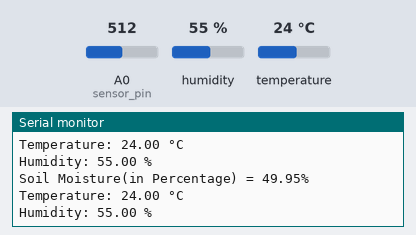
The sketch below on a simulated Arduino Uno, built with avr-gcc and run on an emulated ATmega328P. Parts: the last lines printed to the serial monitor. Inputs (shaded band) come from the test bench; at power-on: humidity 55 %, A0 (sensor_pin) = 512, temperature 24 °C.

Above: at 1.8 s.
1.9 s: humidity set to 22 %
At 3.13 s:
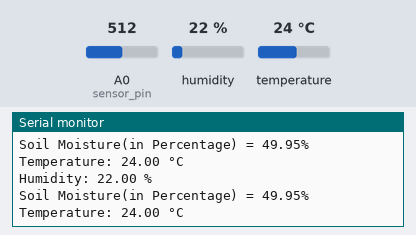
3.4 s: A0 (sensor_pin) set to 716
At 4.7 s:
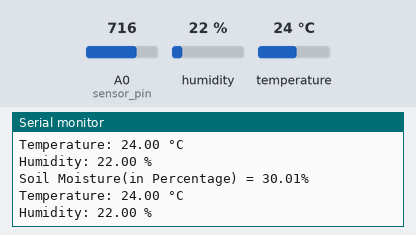
4.9 s: temperature set to 12 °C
At 6.3 s:
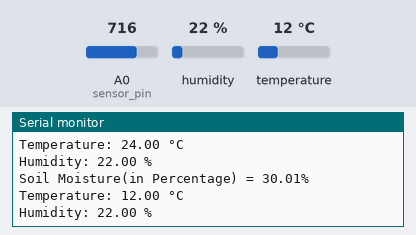
6.4 s: A0 (sensor_pin) set to 900
At 7.7 s:
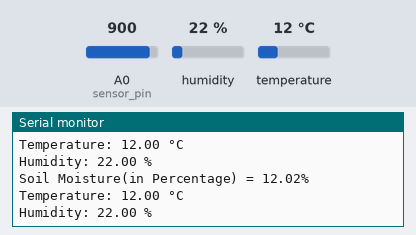
7.9 s: humidity set to 40 %
At 8.8 s:
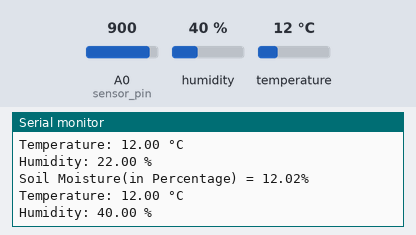
Timing chart, 0 to 10.4 s (numbered marks = the images above; inputs shaded):
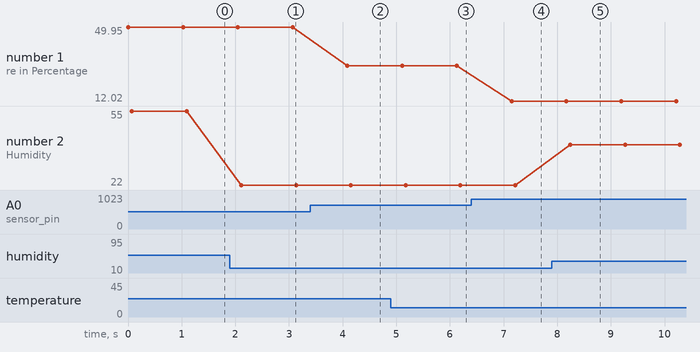

Measured:
- after the input at 1.9 s, the serial monitor: prints a new line after 0.21 s (image 1)
- after the input at 3.4 s, the serial monitor: prints a new line after 0.69 s (image 2)
- after the input at 4.9 s, the serial monitor: prints a new line after 1.3 s (image 3)
- after the input at 6.4 s, the serial monitor: prints a new line after 0.75 s (image 4)
- after the input at 7.9 s, the serial monitor: prints a new line after 0.34 s (image 5)
- plotted number 1: 49.95 → 30.01 after the input at 3.4 s, 30.01 → 12.02 after the input at 6.4 s
- plotted number 2: 55 → 22 after the input at 1.9 s, 22 → 40 after the input at 7.9 s

The sketch:

sketch_aug22b.ino
```cpp
#include <DHT.h>

// Define sensor pin for soil moisture sensor and DHT sensor
const int sensor_pin = A0;  // Soil moisture sensor pin
#define DHTPIN 2              // Pin connected to DHT sensor
#define DHTTYPE DHT11         // Define DHT type

DHT dht(DHTPIN, DHTTYPE);     // Create DHT object

void setup() {
  Serial.begin(9600);  // Start the Serial communication
  dht.begin();         // Initialize the DHT sensor
}

void loop() {
  // Read soil moisture percentage
  float moisture_percentage = (100.00 - ((analogRead(sensor_pin) / 1023.00) * 100.00));

  // Print soil moisture percentage
  Serial.print("Soil Moisture(in Percentage) = ");
  Serial.print(moisture_percentage);
  Serial.println("%");

  // Read temperature and humidity from DHT sensor
  float h = dht.readHumidity();
  float t = dht.readTemperature();

  // Check if any reads failed and exit early (to try again).
  if (isnan(h) || isnan(t)) {
    Serial.println("Failed to read from DHT sensor!");
    return;
  }

  // Print temperature and humidity values
  Serial.print("Temperature: ");
  Serial.print(t);
  Serial.println(" °C");

  Serial.print("Humidity: ");
  Serial.print(h);
  Serial.println(" %");

  delay(1000);  // Wait for a second before the next reading
}
```
